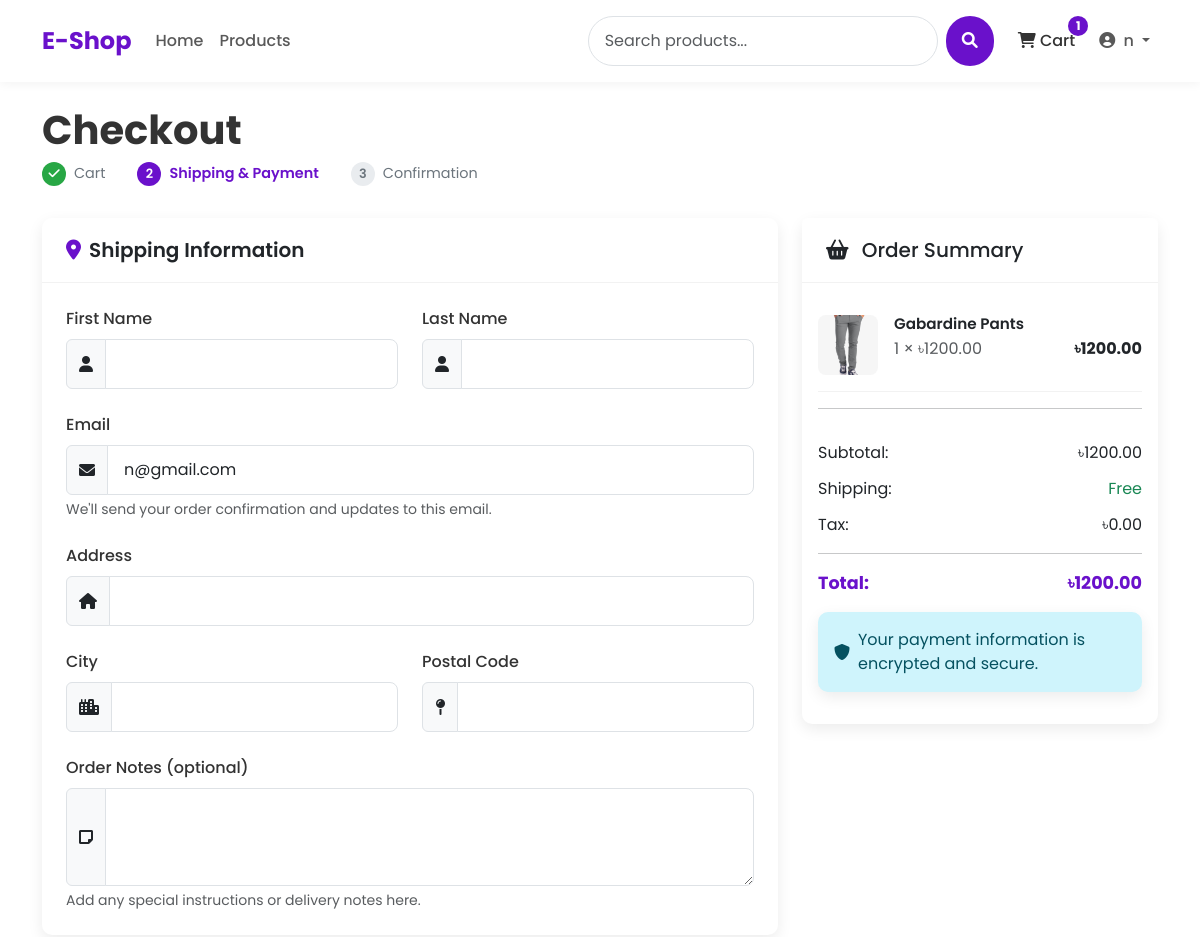
/checkout/ (signed in, upper part), run on an earlier commit of the app's database.
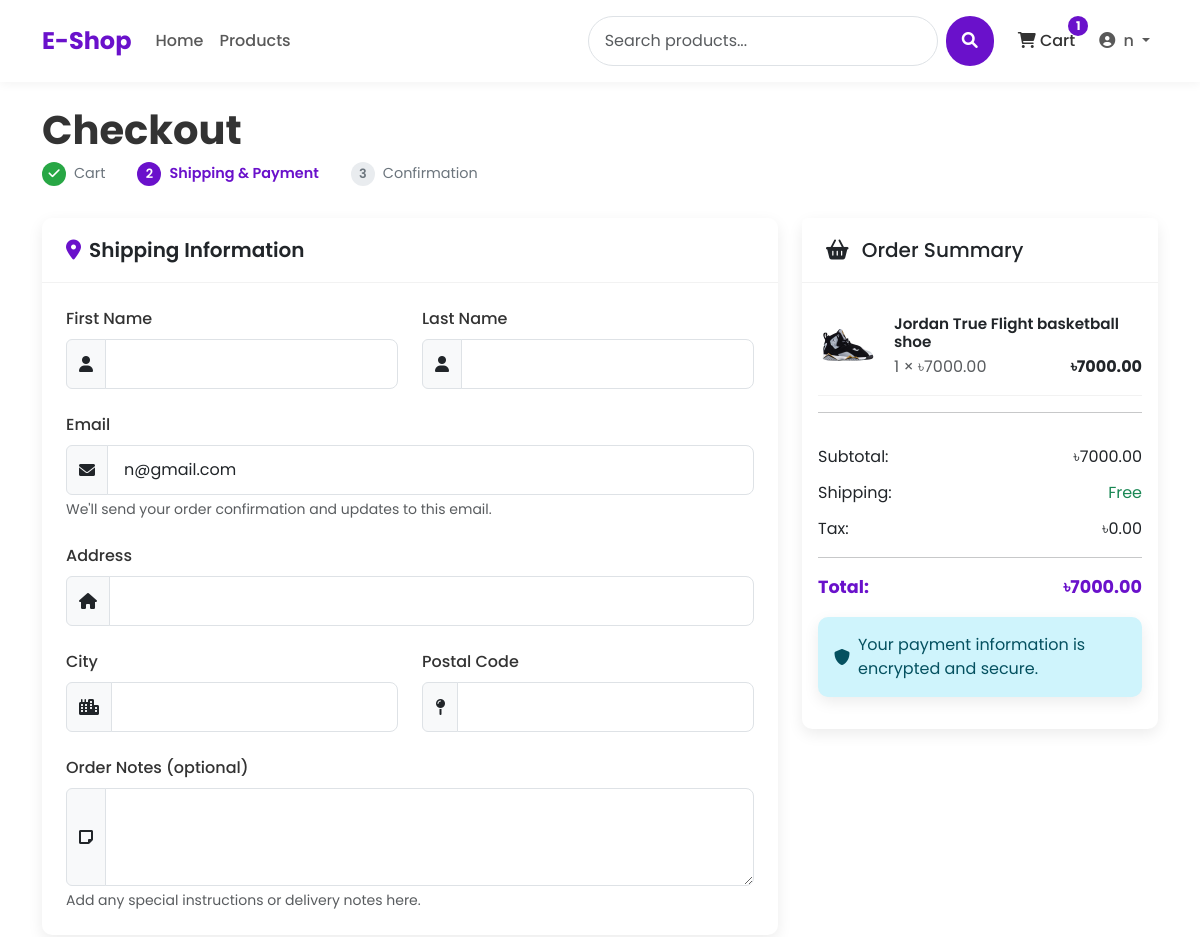
And on a later commit of the database.
### shop/models.py (models this page shows, shortened)
class CartItem(models.Model):
    cart = models.ForeignKey(Cart, on_delete=models.CASCADE, related_name = "items")
    product = models.ForeignKey(Product, on_delete=models.CASCADE)
    quantity = models.PositiveIntegerField(default=1)
    def get_cost(self):
        return self.product.price*self.quantity

class Product(models.Model):
    name = models.CharField(max_length=200)
    slug = models.SlugField(max_length=200, unique=True)
    category = models.ForeignKey(Category, on_delete=models.CASCADE, related_name="products")
    description = models.TextField()
    price = models.DecimalField(max_digits=10, decimal_places=2) # 122.23
    stock = models.PositiveBigIntegerField(default=1)
    available = models.BooleanField(default=True)
    created = models.DateTimeField(auto_now_add=True)
    updated = models.DateTimeField(auto_now=True)
    image = models.ImageField(upload_to='products/%Y/%m/%d')

class Cart(models.Model):
    user = models.OneToOneField(User, on_delete=models.CASCADE)
    created_at = models.DateTimeField(auto_now_add=True)
    updated_at = models.DateTimeField(auto_now=True)
    def get_total_price(self):
        return sum(item.get_cost() for item in self.items.all())
    def get_total_items(self):
        return sum(item.quantity for item in self.items.all())

### shop/views.py (the view)
# urls.py: path('checkout/', views.checkout, name='checkout'),
@csrf_exempt
@login_required
def checkout(request):
    try:
        cart = Cart.objects.get(user=request.user)
        if not cart.items.exists():
            messages.warning(request, 'Your cart is empty!')
            return redirect('shop:cart_detail')
    except Cart.DoesNotExist:
        messages.warning(request, 'Your cart is empty!')
        return redirect('shop:cart_detail')
    if request.method == 'POST':
        form = CheckoutForm(request.POST)
        if form.is_valid():
            order = form.save(commit=False)
            order.user = request.user
            order.save()
            for item in cart.items.all():
                OrderItem.objects.create(
                    order = order,
                    product = item.product,
                    price = item.product.price,
                    quantity = item.quantity
                )
            cart.items.all().delete()
            request.session['order_id'] = order.id
            return redirect('shop:payment_process')
    else:
        initial_data = {}
        if request.user.first_name:
            initial_data['first_name'] = request.user.first_name
        if request.user.last_name:
            initial_data['last_name'] = request.user.last_name
        if request.user.email:
            initial_data['email'] = request.user.email
        form = CheckoutForm(initial=initial_data)
    return render(request, 'shop/checkout.html' , {
        'cart' : cart,
        'form' : form
    })

### shop/forms.py
class CheckoutForm(forms.ModelForm):
    class Meta:
        model = Order
        fields = ['first_name', 'last_name', 'email','address', 'postal_code', 'city', 'note']
        widgets = {
            'note' : forms.Textarea(attrs={'rows' : 3})
        }

### shop/context_processors.py (called while the page is built)
def cart_items_count(request):
    if request.user.is_authenticated:
        try:
            cart = Cart.objects.get(user=request.user)
            return {'cart_items_count' : cart.get_total_items()}
        except Cart.DoesNotExist:
            return {'cart_items_count' : 0}
    return {'cart_items_count' : 0}

### templates/shop/checkout.html (shortened to what the changed rows need)
{% extends 'base.html' %}
{% block content %}
<div class="checkout-container">
    <div class="checkout-header">
        <h1 class="checkout-title">Checkout</h1>
    </div>
    <div class="row">
        <div class="col-lg-4">
            <div class="summary-card card">
                <div class="card-body">
                    {% for item in cart.items.all %}
                    <div class="summary-item d-flex">
                        <div class="flex-shrink-0">
                            {% if item.product.image %}
                            <img src="{{ item.product.image.url }}" alt="{{ item.product.name }}"
                                 class="summary-item-image">
                            {% else %}
                            <div class="bg-light text-center summary-item-image d-flex justify-content-center align-items-center">
                                <i class="fas fa-image fa-2x text-muted"></i>
                            </div>
                            {% endif %}
                        </div>
                        <div class="flex-grow-1 ms-3">
                            <h6 class="summary-item-title">{{ item.product.name }}</h6>
                            <div class="d-flex justify-content-between">
                                <span class="text-muted">{{ item.quantity }} × ৳{{ item.product.price }}</span>
                                <span class="fw-bold">৳{{ item.get_cost }}</span>
                            </div>
                        </div>
                    </div>
                    {% endfor %}
                    <div class="py-3">
                        <div class="summary-row">
                            <span>Subtotal:</span>
                            <span>৳{{ cart.get_total_price }}</span>
                        </div>
                        <div class="summary-row total">
                            <span>Total:</span>
                            <span>৳{{ cart.get_total_price }}</span>
                        </div>
                    </div>
                </div>
            </div>
        </div>
    </div>
</div>
{% endblock %}

What changed in the data, as far as the page shows it:
removed CartItem: product.image (picture), product.name "Gabardine Pants", quantity "1", product.price "1200.00", get_cost "1200.00"
added CartItem: product.image (picture), product.name "Jordan True Flight basketball shoe", quantity "1", product.price "7000.00", get_cost "7000.00"
computed for Cart: get_total_price "1200.00" → "7000.00"
